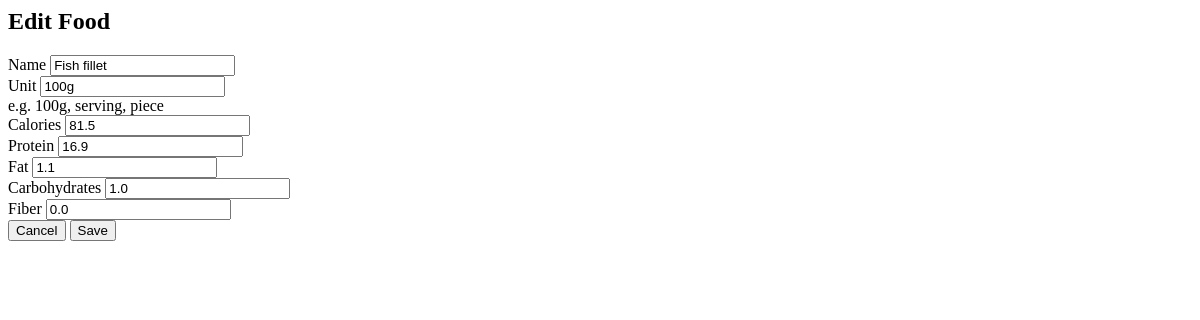
Page /foods/10/edit/ (signed in) on the earlier database version.
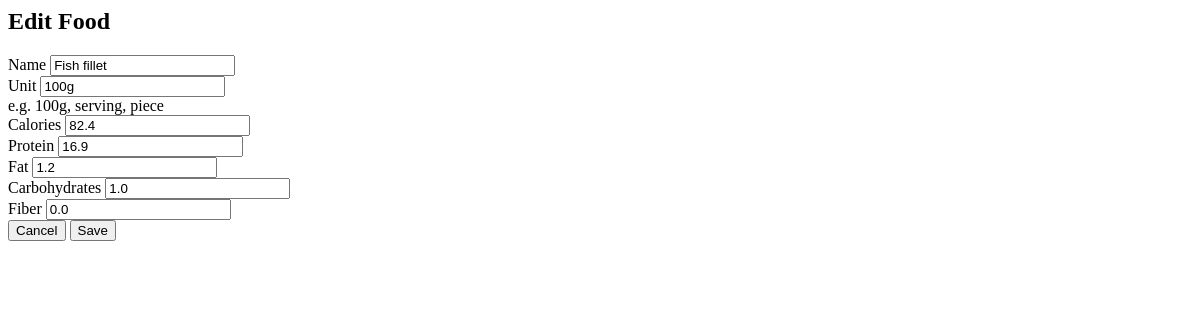
Same page on the later database version.
### tracker/models.py (models this page shows, shortened)
class Food(models.Model):
    user = models.ForeignKey(settings.AUTH_USER_MODEL, on_delete=models.CASCADE, related_name='foods')
    name = models.CharField(max_length=120)
    unit = models.CharField(max_length=30, default='100g', help_text='e.g. 100g, serving, piece')
    calories = models.FloatField()
    protein = models.FloatField(default=0)
    fat = models.FloatField(default=0)
    carbohydrates = models.FloatField(default=0)
    fiber = models.FloatField(default=0)
    created_at = models.DateTimeField(auto_now_add=True)
    class Meta:
        ordering = ['name']
        unique_together = ('user', 'name')

### tracker/api.py (the view)
# urls.py: path('foods/<int:pk>/edit/', api.food_edit, name='food_edit'),
@login_required
def food_edit(request, pk):
    food = get_object_or_404(Food, pk=pk, user=request.user)
    if request.method == 'POST':
        form = FoodForm(request.POST, instance=food)
        if form.is_valid():
            form.save()
            messages.success(request, 'Food updated successfully.')
            return HttpResponse(status=204)
    else:
        form = FoodForm(instance=food)
    return render(
        request,
        'tracker/food_form.html',
        {
            'form': form,
            'title': 'Edit Food',
            'form_action': reverse('food_edit', args=[food.pk])
        }
    )

### tracker/forms.py (shortened to what this page needs)
class FoodForm(BootstrapFormMixin, forms.ModelForm):
    class Meta:
        model = Food
        fields = ['name', 'unit', 'calories', 'protein', 'fat', 'carbohydrates', 'fiber']
        widgets = {
            'calories': forms.NumberInput(attrs={'step': '0.01', 'readonly': 'readonly'}),
            'protein': forms.NumberInput(attrs={'step': '0.01'}),
            'fat': forms.NumberInput(attrs={'step': '0.01'}),
            'carbohydrates': forms.NumberInput(attrs={'step': '0.01'}),
            'fiber': forms.NumberInput(attrs={'step': '0.01'}),
        }

### tracker/templates/tracker/food_form.html (shortened to what this page needs)
{% load static %}
<div class="modal-form">
    <h2 class="h5 mb-4">{{ title }}</h2>
    <form method="post" action="{{ form_action }}" novalidate>
        {% for field in form %}
        <div class="mb-3">
            <label class="form-label" for="{{ field.id_for_label }}">
                {{ field.label }}
            </label>
            {{ field }}
            {% if field.help_text %}
            <div class="form-text">
                {{ field.help_text }}
            </div>
            {% endif %}
        </div>
        {% endfor %}
        <div class="d-flex justify-content-end gap-2 mt-4">
            <button type="button" class="btn btn-outline-secondary" data-bs-dismiss="modal">
                Cancel
            </button>
            <button type="submit" class="btn btn-primary">
                Save
            </button>
        </div>
    </form>
</div>

Differences in the rows shown:
changed Food "Fish fillet": calories "81.5" → "82.4"; fat "1.1" → "1.2"
